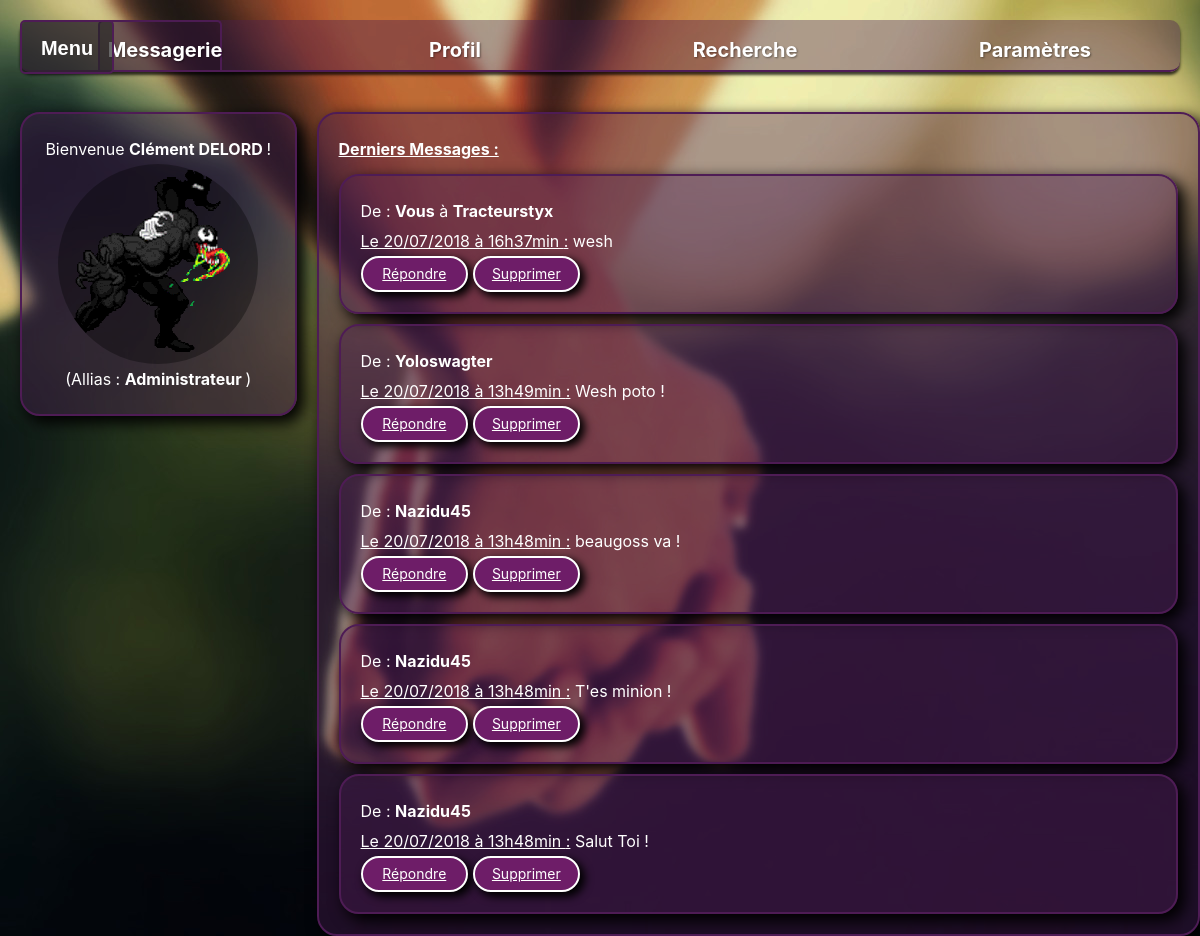
Page /home.php (signed in) on the committed database.
### tables this page shows
CREATE TABLE `chat` (
  `ID` int(11) NOT NULL,
  `sender` varchar(30) NOT NULL,
  `receiver` varchar(30) NOT NULL,
  `message` text NOT NULL,
  `date` datetime NOT NULL DEFAULT CURRENT_TIMESTAMP
);

### php/config.php (the view, shortened to what this page needs)
<?php
class Chat {
    function getMessage ($nick, $conn) {
        $stmt = $conn->prepare("SELECT * FROM chat WHERE receiver = ? OR sender = ? ORDER BY date DESC LIMIT 5");
        $stmt->bindParam(1, $nick);
        $stmt->bindParam(2, $nick);
        $stmt->execute();
        $rows = $stmt->fetchAll(PDO::FETCH_ASSOC);
        $this->writeMessage($rows);
    }
    function writeMessage ($rows) {
        foreach ($rows as $key => $row) {
            $date = $this->formatDate($row['date']);
            if ($row['sender'] == $_SESSION['profil']->nick) {
                $sender = "Vous</b> à <b>";
                $complete = $row['receiver'];
            }
            else {
                $sender = "";
                $complete = $row['sender'];
            }
            echo "
            <div class='message'>
            <p>De : <b>" . $sender . $complete . "</b></p>
            <p><u>" . $date . " :</u> " . $row['message'] . "</p>
            <a class='btn btn-default mini' href='profil.php?nick=" . $complete . "'>Répondre</a>
            <a class='btn btn-default mini' href='home.php?delete=" . $row['ID'] . "'>Supprimer</a>
            </div>";
        }
    }
    function formatDate($date) {
        $arr = explode('-', explode(' ', $date)[0]);
        $heure = explode(':', explode(' ', $date)[1]);
        $newdate = "Le $arr[2]/$arr[1]/$arr[0] à $heure[0]h$heure[1]min";
        return $newdate;
    }
}
?>

### php/head.php (shortened to what this page needs)
<?php
include_once("config.php");
?>
<!DOCTYPE html>
<html lang="en">
<head>
    <link rel="stylesheet" href="css/reset.css">
    <link rel="stylesheet" href="css/modal.css">
    <link rel="stylesheet" href="css/style.css">
</head>

### home.php (shortened to what this page needs)
<?php
include_once "php/head.php";
if (isset($_SESSION['profil'])) {
    include_once('php/unroll.php');
    ?>
    <body class="wallpaper">
        <div class='tab-bg'></div>
        <ul class="tab-list">
            <li class="tab-element <?php if(!isset($_GET['active']) || $_GET['active'] == 'a') {echo ' active';}?>" data-target="tab-messagerie">
                <a href="#">Messagerie</a>
            </li>
            <li class="tab-element <?php if(isset($_GET['active']) && $_GET['active'] == 'b') {echo ' active';}?>" data-target="tab-profil">
                <a href="#">Profil</a>
            </li>
            <li class="tab-element <?php if(isset($_GET['active']) && $_GET['active'] == 'c') {echo ' active';}?>" data-target="tab-recherche">
                <a href="#">Recherche</a>
            </li>
            <li class="tab-element <?php if(isset($_GET['active']) && $_GET['active'] == 'd') {echo ' active';}?>" data-target="tab-param">
                <a href="#">Paramètres</a>
            </li>
        </ul>
        <div class='tab-messagerie tab-content'>
            <div class="messagerie">
                <div class='box vingt'>
                    <h1 class='profil-title'>Bienvenue
                        <b>
                            <?php echo $_SESSION['profil']->lastname . ' ' . $_SESSION['profil']->firstname;?>
                        </b> !</h1>
                    <a href="upload.php" class='tooltip' data-theme="dark" title="Modifier l'image de profil">
                        <img class='profil-img' src="src/upload/<?php echo $_SESSION['profil']->img;?>">
                    </a>
                    <p class='profil-allias'>(Allias :
                        <b>
                            <?php echo $_SESSION['profil']->nick;?>
                        </b>)</p>
                </div>
                <div class="message soixante-dix">
                    <p>
                        <u>
                            <b>Derniers Messages :</b>
                        </u>
                    </p>
                    <?php $chat->getMessage($_SESSION['profil']->nick, $conn);?>
                </div>
            </div>
        </div>
    </body>
    </html>
    <?php
            }
            else
            {
                echo "<meta http-equiv=\"refresh\"  content=\"0;URL=index.php\">";
            }

### php/unroll.php (shortened to what this page needs)
<div class='menu'>
    <button class=btn-menu>
        <b>Menu</b>
    </button>
</div>

### css/modal.css (style rules this page uses)
a { outline: 0; }
.btn { display: inline-block; padding: 6px 12px; font-size: 14px; font-weight: 400; line-height: 1.43; text-align: center; white-space: nowrap; vertical-align: middle; cursor: pointer; border: 2px solid transparent; border-radius: 4px; }
.btn-default { color: white; background-color: #6e1d68; border-color: white; transition-duration: 0.7s; box-shadow: 4px 4px 8px 1px black; border-radius: 30px; }
.tab-bg { background-color: #00000054; border-radius: 5px 5px 0 0; border: 2px solid #4e1c55; border-bottom: 0; width: 10%; height: 48px; position: absolute; left: 8.2%; z-index: -1; transition-duration: 0.5s; }
.active { max-height: 9000px !important; transition-duration: 1s; }
.tab-list { background-color: rgba(73, 28, 82, 0.4); list-style: none; font-size: 20px; font-weight: bold; border-radius: 10px; border-bottom: 2px solid #4e1c55; box-shadow: 0 3px 3px 0 rgba(0, 0, 0, 0.75); box-sizing: border-box; display: grid; grid-gap: 0; padding: -10px; margin-left: 20px; margin-right: 20px; margin-bottom: 30px; }
.tab-list li { padding: 10px; list-style: none; margin: 10px; margin-left: 20%; margin-right: 20%; text-align: center; margin-bottom: 0; }
.tab-list li a { color: white; text-decoration: none; text-shadow: 1px 1px 2px rgba(0, 0, 0, 0.4); }
.tab-list .active { transition-duration: 1s; }
.tab-content { list-style: none; display: none; transition-duration: 0.2s; }
.tab-content { transition-duration: 0.2s; }
.tooltip { justify-items: center; text-align: center; display: grid; }

### css/style.css (style rules this page uses)
body { padding-top: 20px; font-family: -apple-system, BlinkMacSystemFont, 'Segoe UI', Roboto, Oxygen, Ubuntu, Cantarell, 'Open Sans', 'Helvetica Neue', sans-serif }
.wallpaper { background-image: url(../src/wallpaper.jpg); background-repeat: no-repeat; background-position-x: center; }
.box { display: grid; justify-content: center; text-align: center; color: white; border: 2px solid #4e1c55; background-color: rgba(73, 28, 82, 0.4); border-radius: 20px; box-shadow: 6px 6px 15px 1px black; padding: 20px; margin-left: 20px; margin-right: 20px; line-height: 30px; overflow: hidden; margin-top: 10px; height: 100% }
.profil-img { width: 200px; height: 200px; border-radius: 50%; margin: auto; background-color: rgba(0, 0, 0, 0.342); }
.messagerie { display: flex; }
.vingt { width: 20%; }
.soixante-dix { width: 72.2%; }
.message { color: white; border: 2px solid #4e1c55; background-color: rgba(73, 28, 82, 0.4); border-radius: 20px; box-shadow: 6px 6px 15px 1px black; padding: 20px; line-height: 30px; overflow: hidden; margin-top: 10px; justify-content: left; text-align: left; }
.mini { width: 10%; }
.menu { background-color: rgba(37, 37, 37, 0.678); border: 2px solid #4e1c55; position: absolute; border-radius: 5px; justify-content: center; text-align: center; left: 20px; height: 50px; width: 90px; }
.btn-menu { background-color: transparent; border: none; color: white; font-size: 20px; margin-bottom: 10px; line-height: 50px; }

### rows in the picture
chat: sender "Vous", receiver "Tracteurstyx", date "Le 20/07/2018 à 16h37min", message "wesh"
chat: sender "Yoloswagter", date "Le 20/07/2018 à 13h49min", message "Wesh poto !"
chat: sender "Nazidu45", date "Le 20/07/2018 à 13h48min", message "beaugoss va !"
chat: sender "Nazidu45", date "Le 20/07/2018 à 13h48min", message "T'es minion !"
chat: sender "Nazidu45", date "Le 20/07/2018 à 13h48min", message "Salut Toi !"

### other values in the picture
$_SESSION['profil']->lastname "Clément"
$_SESSION['profil']->firstname "DELORD"
$_SESSION['profil']->nick "Administrateur"
